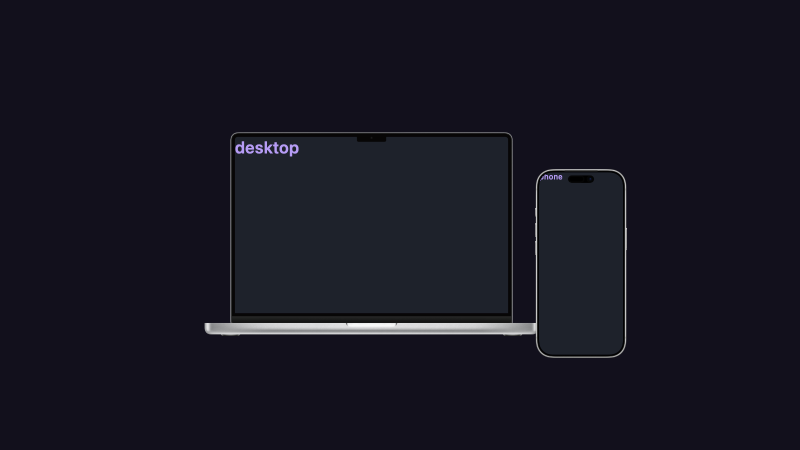
#> input picture design/frames/apple-preview.png, 1600 x 900 px, given in place of macbook-pro-16.png, which was not available (shown at 1/2 size)
$ python compose-hero.py ../design/frames/apple-preview.png ../design/frames/preview.png
#> lines starting #> are read from the running program, lines starting #| are printed output that depends on the picture; after the words box and inside, x2 and y2 are one past the last pixel; in counts of white or black regions, pixels touching at a corner belong together; pictures that were not available may be replaced by others from this repository, and a replacement may not be noted
"""Composite the laptop and phone crops into Apple bezels, frame by frame.

Made the 1.7.1 hero. The recipe is in docs/screenshots.md; in short, one
screen recording with the Obsidian window and the iPhone Mirroring window side
by side, cropped into two frame folders with ffmpeg:

    ffmpeg -ss 2 -to 17.6 -i hero.mov -vf "crop=<laptop>,fps=12" WORK/lap/%04d.png
    ffmpeg -ss 2 -to 17.6 -i hero.mov -vf "crop=<phone below the status bar>,fps=12" WORK/ph/%04d.png
    python3 scripts/compose-hero.py WORK hero     # or: phone, for the phone-only cut

It writes WORK/comp/<mode>-NNNN.png; ffmpeg's palettegen turns those into the
GIF. Needs the Apple bezels in design/frames/apple/ (never committed).
"""
import sys, glob
from PIL import Image, ImageDraw, ImageOps
S, MODE = sys.argv[1], sys.argv[2]
BG = (18, 16, 28, 255)
mac = Image.open('design/frames/apple/macbook-pro-16.png').convert('RGBA')
iph = Image.open('design/frames/apple/iphone-17-pro.png').convert('RGBA')
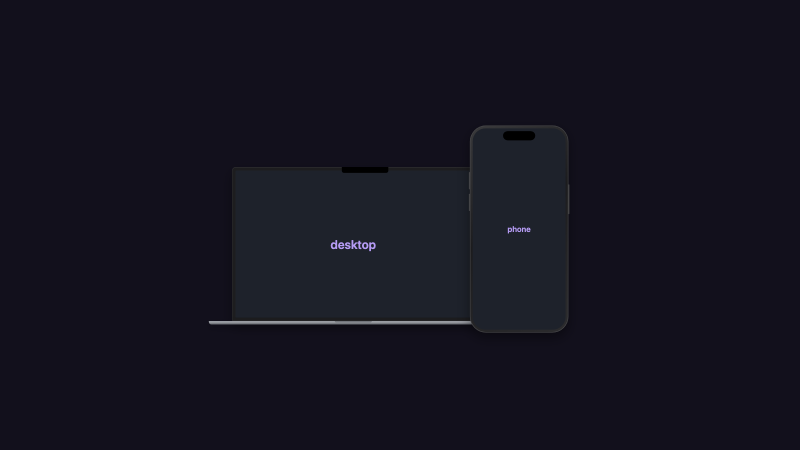
#> input picture design/frames/preview.png, 1600 x 900 px, given in place of iphone-17-pro.png, which was not available (shown at 1/2 size)
MAC_HOLE, MAC_BOX = (817, 530, 4077, 2635), (455, 475, 4439, 2908)
IPH_HOLE, IPH_BOX = (152, 329, 1357, 2950), (94, 280, 1415, 2998)

def place(frame, hole, box, k, left, top):
    """Scale a bezel by k so its visible box starts at (left, top)."""
    f = frame.resize((round(frame.width * k), round(frame.height * k)), Image.LANCZOS)
    ox, oy = round(left - box[0] * k), round(top - box[1] * k)
    h = tuple(round(v * k) for v in hole)
    return f, (ox, oy), (ox + h[0], oy + h[1], ox + h[2], oy + h[3])

def cover(img, w, h):
    k = max(w / img.width, h / img.height)
    r = img.resize((round(img.width * k), round(img.height * k)), Image.LANCZOS)
    x, y = (r.width - w) // 2, (r.height - h) // 2
    return r.crop((x, y, x + w, y + h))

def phone_screen(img, w, h):
    """Status bar already cropped off: fit the width, sit at the bottom, black above."""
    img = img.copy()
    # iPhone Mirroring rounds its window more than the bezel rounds the
    # screen, so the bottom corners carry desktop wallpaper: black them out.
    mask = Image.new('L', img.size, 0)
    rad = round(img.width * 0.19)
    ImageDraw.Draw(mask).rounded_rectangle((0, -rad, img.width - 1, img.height - 1), rad, fill=255)
    img.paste((0, 0, 0), (0, 0), ImageOps.invert(mask))
    r = img.resize((w, round(img.height * w / img.width)), Image.LANCZOS)
    out = Image.new('RGB', (w, h), (0, 0, 0))
    out.paste(r.crop((0, max(0, r.height - h), w, r.height)), (0, max(0, h - r.height)))
    return out

if MODE == 'hero':
    W, H = 2800, 1806
    lw, ph_h, gap = 1900, 1000, 90
    km, kp = lw / (MAC_BOX[2] - MAC_BOX[0]), ph_h / (IPH_BOX[3] - IPH_BOX[1])
    pw = (IPH_BOX[2] - IPH_BOX[0]) * kp
    left = (W - (lw + gap + pw)) / 2
    ltop = (H - (MAC_BOX[3] - MAC_BOX[1]) * km) / 2
    macf, mpos, mh = place(mac, MAC_HOLE, MAC_BOX, km, left, ltop)
    centre = (mh[1] + mh[3]) / 2
    iphf, ipos, ih = place(iph, IPH_HOLE, IPH_BOX, kp, left + lw + gap, centre - ph_h / 2)
else:
    W, H = 932, 1904
    ph_h = 1560
    kp = ph_h / (IPH_BOX[3] - IPH_BOX[1])
    pw = (IPH_BOX[2] - IPH_BOX[0]) * kp
    iphf, ipos, ih = place(iph, IPH_HOLE, IPH_BOX, kp, (W - pw) / 2, (H - ph_h) / 2)
#> in place, `f = frame.resize((round(frame.width * k), round(frame.height * k)), Im..`:
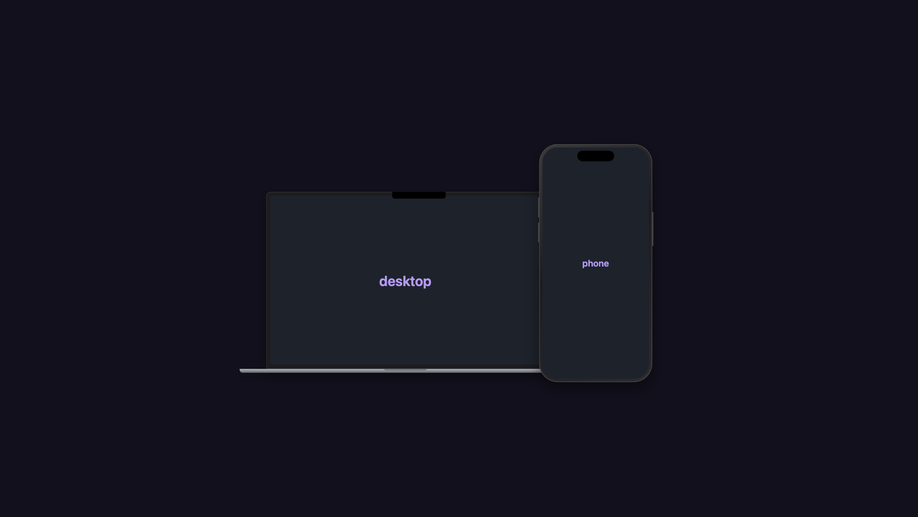
#> f: PIL image 918x517 RGBA; mean R, G, B, A 20.3, 19.2, 30.6, 255
#> ipos = (33, 11); ih = (120, 200, 812, 1704)
laps, phs = sorted(glob.glob(f'{S}/lap/*.png')), sorted(glob.glob(f'{S}/ph/*.png'))
for i, ph in enumerate(phs):
    c = Image.new('RGBA', (W, H), BG)
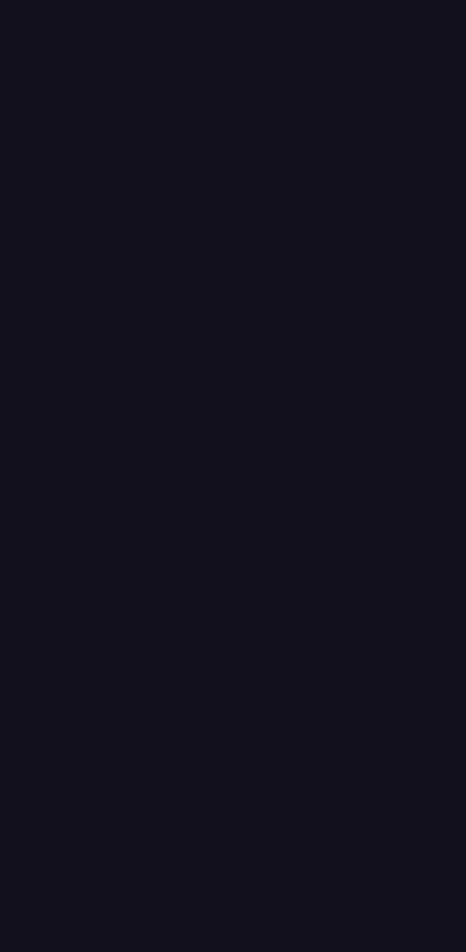
#> c: PIL image 932x1904 RGBA (shown at 1/2 size); mean R, G, B, A 18, 16, 28, 255
    if MODE == 'hero':
        c.paste(cover(Image.open(laps[i]).convert('RGB'), mh[2] - mh[0], mh[3] - mh[1]), mh[:2])
        c.paste(macf, mpos, macf)
    screen = phone_screen(Image.open(ph).convert('RGB'), ih[2] - ih[0], ih[3] - ih[1])
#> in phone_screen, img is the input picture: PIL image 1600x900 RGB; mean R, G, B 22.5, 21.6, 32.8
#> in phone_screen, `mask = Image.new('L', img.size, 0)`: mask: PIL image 1600x900 L; every value is 0
#> in phone_screen, `ImageDraw.Draw(mask).rounded_rectangle((0, -rad, img.width - 1, img.he..`:
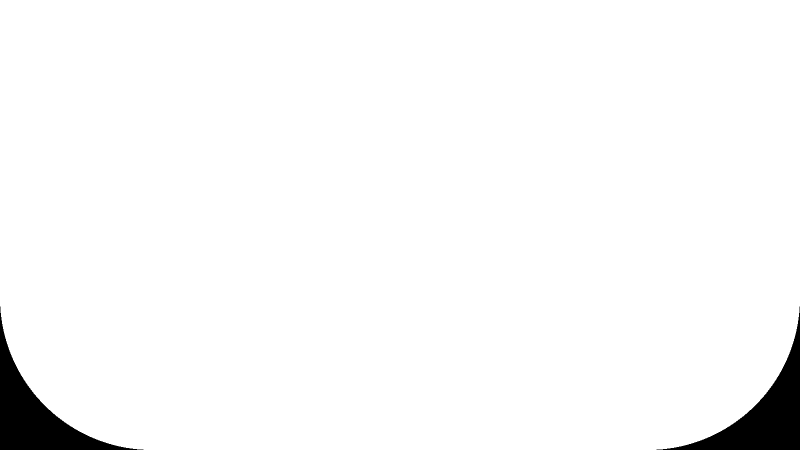
#> mask: PIL image 1600x900 L (shown at 1/2 size); 97.2% white; 2 black regions, box (x1, y1, x2, y2) and area: (0, 613, 287, 900) 19919, (1313, 613, 1600, 900) 19919
#> in phone_screen, `out = Image.new('RGB', (w, h), (0, 0, 0))`: out: PIL image 692x1504 RGB; every value is 0
#> in phone_screen, `out.paste(r.crop((0, max(0, r.height - h), w, r.height)), (0, max(0, h..`:
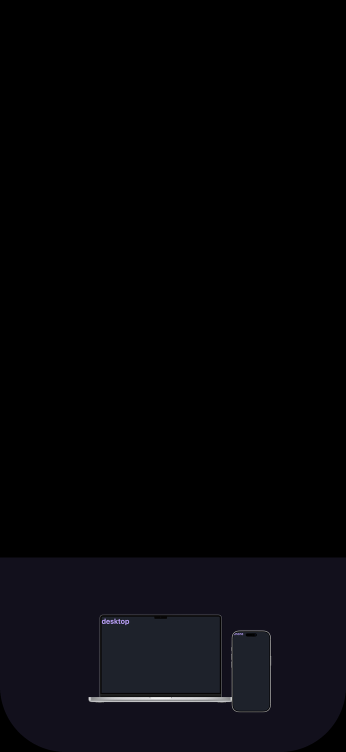
#> out: PIL image 692x1504 RGB (shown at 1/2 size); mean R, G, B 5.7, 5.5, 8.3
    # The hole's corners are round (radius 191 at full size); a square paste
    # pokes out past the bezel's outer curve.
    hole_mask = Image.new('L', screen.size, 0)
#> hole_mask: PIL image 692x1504 L; every value is 0
    ImageDraw.Draw(hole_mask).rounded_rectangle((0, 0, screen.width - 1, screen.height - 1), round(191 * kp), fill=255)
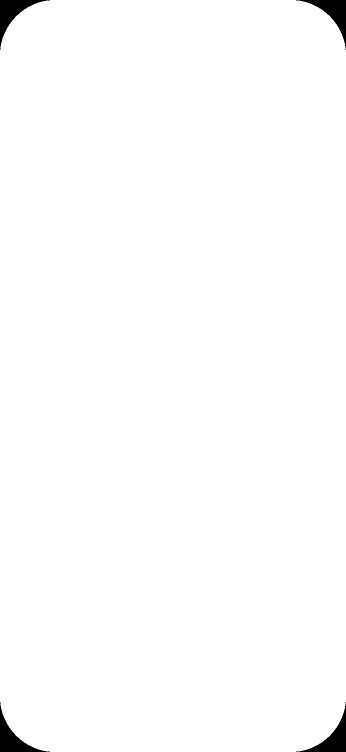
#> hole_mask: PIL image 692x1504 L (shown at 1/2 size); 99% white; 4 black regions, box (x1, y1, x2, y2) and area: (0, 0, 100, 100) 2630, (592, 0, 692, 100) 2630, (0, 1404, 100, 1504) 2630, (592, 1404, 692, 1504) 2630
    c.paste(screen, ih[:2], hole_mask)
    c.paste(iphf, ipos, iphf)
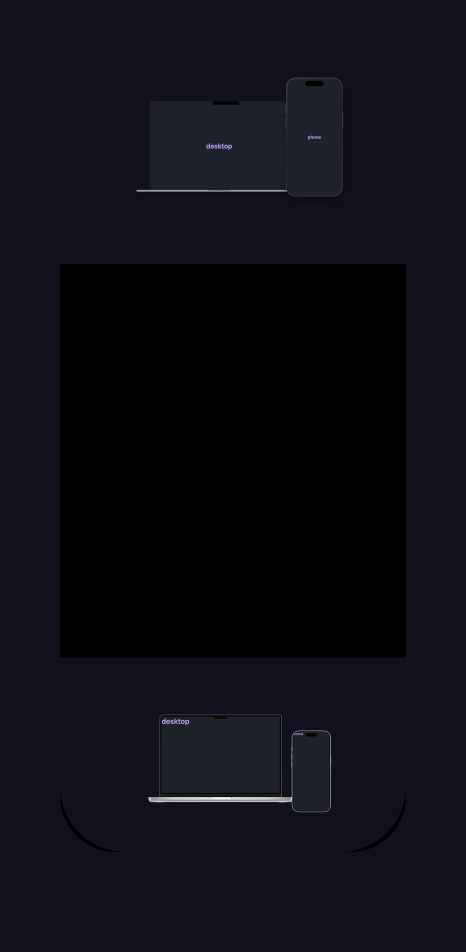
#> c: PIL image 932x1904 RGBA (shown at 1/2 size); mean R, G, B, A 13.7, 12.8, 20.8, 255
    c.convert('RGB').save(f'{S}/comp/{MODE}-{i:04d}.png')
print(MODE, len(phs), 'frames')
